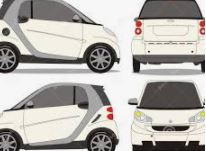
#> input picture img/carro.JPG, 206 x 151 px, found by its file name
$ jupyter execute OpenCV.ipynb   (shell and % lines are left out)
#> lines starting #> are read from the running program, lines starting #| are printed output that depends on the picture
<a href="https://colab.research.google.com/github/TatianaFlorentino/trajetoriads/blob/main/OpenCV.ipynb" target="_parent"></a>

#Introdução ao OpenCV

Nos seres humanos a visão é muito relvante, ou seja, importantes.
Imagens estão em todo o lugar e a capacidade de reconhecer objetos,  paisagens, rostos, sinais e gestos torna as máquinas muito mais úteis.
Uma introdução  sobre OpenCV refente ao tópico de visão computacional”

# Nova seção

No exemplo desse notebook e para mostrar os pixels de uma imagem, vamos importar um exemplo com o OpenCV e ver o array que representa a intensidade de cada um.

Ref :
[OpenCV, originalmente, desenvolvida pela Intel, em 2000, é uma biblioteca multiplataforma, totalmente livre ao uso acadêmico e comercial, para o desenvolvimento de aplicativos na área de Visão computacional, bastando seguir o modelo de licença BSD Intel.](
https://opencv.org/)

[Intel AI](
https://makerspace.aisingapore.org/community/ai-for-everyone/)

[cell 1]
# importar pacotes necessários
import numpy as np
import matplotlib.pyplot as plt

# criar um set entre -10 e 10 e aplicar a função sigmóide
x = np.arange(-10, 10)
y = 1 / (1 + np.exp(-x))

# plotar a curva sigmoidal
plt.plot(x, y)
plt.vlines(0, 0, 1, colors='r', linestyles='dashed')
plt.show()
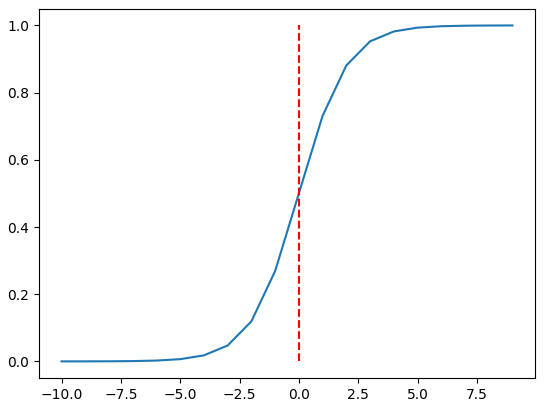
#> figure drawn by matplotlib, 1 panel; curve peaks at x = 9, y = 1

[cell 2]
# Importação das bibliotecas openCV

import cv2

[cell 3]
# Leitura da imagem NO GITHUB

[cell 4]
# ler a imagem usando o OpenCV  com a função imread()

img = cv2.imread("carro.JPG")
#> img is the input picture: shape (151, 206, 3); mean B, G, R 171.8, 176.1, 179.4

[cell 5]
# ver suas dimensões
img.shape
#> Out = (151, 206, 3)

[cell 6]
# plotar a imagem usando o `matplotlib`
plt.imshow(cv2.cvtColor(img, cv2.COLOR_BGR2RGB))
plt.show()
